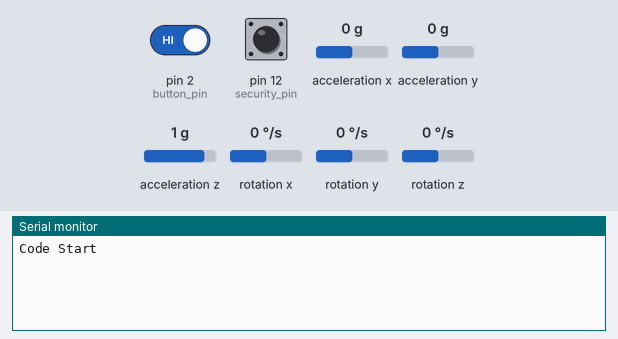
A sketch run on a simulated Arduino Leonardo, built with avr-gcc and run on an emulated ATmega32U4. On the bench: the last lines printed to the serial monitor. The test bench sets the inputs (shaded band); at power-on: pin 12 (security_pin) HIGH, pin 2 (button_pin) HIGH, acceleration x 0 g, acceleration y 0 g, acceleration z 1 g, rotation x 0 °/s, rotation y 0 °/s, rotation z 0 °/s.

Above: at 1.6 s.
1.7 s: pin 12 (security_pin) pulled LOW for 0.15 s
At 2.5 s:
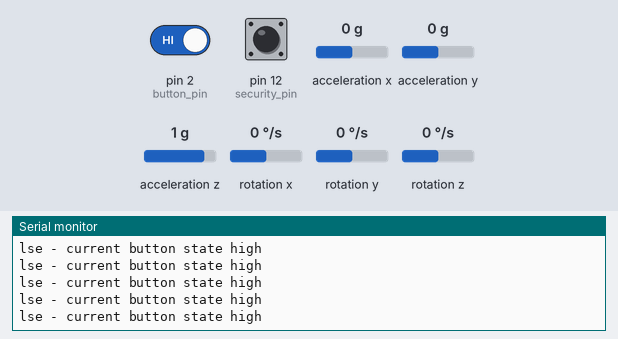
3.3 s: pin 2 (button_pin) driven LOW and pin 12 (security_pin) driven LOW
At 4.1 s:
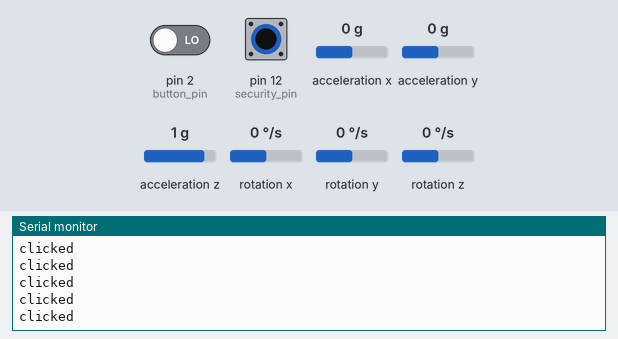

Measured:
- after the input at 1.7 s, the serial monitor: prints a new line at once (image 1)
- after the input at 3.3 s, the serial monitor: prints a new line at once (image 2)

The sketch:

Secured_Gyro_Clicker.ino
```cpp
#include <Wire.h>
#include <MPU6050.h>
#include <Mouse.h>

MPU6050 mpu;
int16_t ax, ay, az, gx, gy ,gz;
int vx, vy;
const int button_pin = 2;
const int security_pin = 12;
int previous_button_state = 0;

unsigned long previousTime = 0;
unsigned long currentTime;
const unsigned long interval = 500;
bool isHigh = true;


void setup() {
  // put your setup code here, to run once:
  Serial.begin(9600);
  pinMode(security_pin,INPUT_PULLUP);
	pinMode(button_pin, INPUT_PULLUP);

	while (!Serial);
	    delay(400);
		Serial.println("Code Start");
	Wire.begin();
	mpu.initialize();
	if (!mpu.testConnection()) { while (1); }
}

void loop()
{
  if(digitalRead(security_pin)==LOW)
  {
    // Accelometer:
  	mpu.getMotion6(&ax, &ay, &az, &gx, &gz, &gy);
	  vx = -(gx+260)/150;
	  vy = (gz+100)/150;
    Mouse.move(vx, 0);
    delay(20);

    //click
		int current_button_state = digitalRead(button_pin);
    if (current_button_state == LOW)
    {
      Mouse.click();
      Serial.println("clicked");
    }
    else
    {
      Serial.println("else - current button state high " + current_button_state);
    }

    //Blink
    currentTime = millis();
    if(currentTime - previousTime >= interval)
    {
      digitalWrite(13, isHigh ? HIGH : LOW);
      isHigh = !isHigh;
      previousTime = currentTime;
    }


  }
}
```
